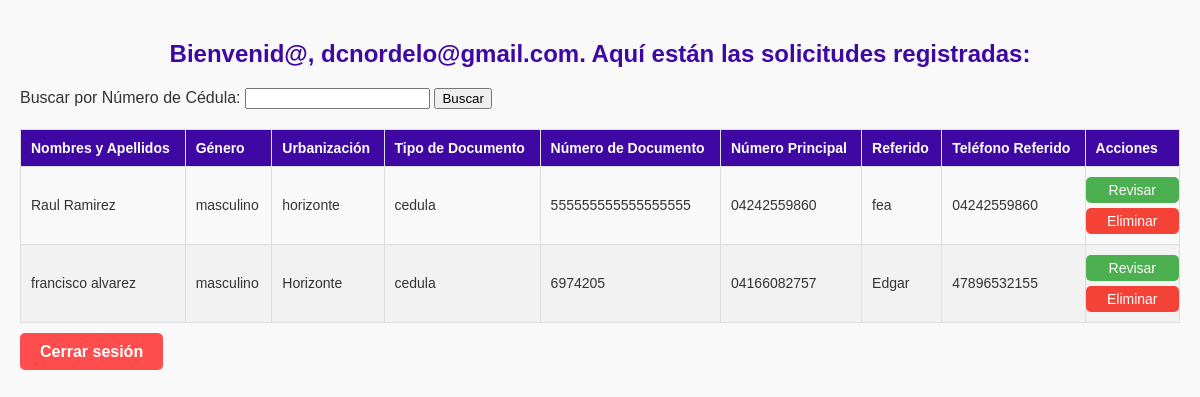
The app's page /admin (signed in) with its own data.
### tables this page shows
CREATE TABLE usuarios (
        id INTEGER PRIMARY KEY AUTOINCREMENT,
        nombres_apellidos TEXT,
        alias TEXT,
        genero TEXT,
        zona_residencia TEXT,
        estado TEXT,
        urbanizacion TEXT,
        tipo_documento TEXT,
        numero_documento TEXT,
        numero_principal TEXT,
        numero_secundario TEXT,
        correo TEXT,
        nombre_emprendimiento TEXT,
        instagram_emprendimiento TEXT,
        referido_nombre TEXT,
        referido_telefono TEXT
    );

### app.py (the view)
@app.route('/admin')
def admin():
    if 'username' not in session:
        flash('Por favor, inicia sesión primero.', 'warning')
        return redirect(url_for('login'))
    conn = sqlite3.connect('solicitudes.db')
    c = conn.cursor()
    c.execute('SELECT * FROM usuarios')
    solicitudes = c.fetchall()
    conn.close()
    return render_template('admin.html', solicitudes=solicitudes)

### templates/admin.html (shortened to what this page needs)
<!DOCTYPE html>
<html lang="es">
<head>
    <link rel="stylesheet" href="/static/styles_admin.css">
</head>
<body>
    <h2>Bienvenid@, {{ session['username'] }}. Aquí están las solicitudes registradas:</h2>
    <form action="{{ url_for('buscar_por_cedula') }}" method="GET">
        <label for="cedula">Buscar por Número de Cédula:</label>
        <input type="text" name="cedula" id="cedula" required>
        <button type="submit">Buscar</button>
    </form>
    <table>
        <thead>
            <tr>
                <th>Nombres y Apellidos</th>
                <th>Género</th>
                <th>Urbanización</th>
                <th>Tipo de Documento</th>
                <th>Número de Documento</th>
                <th>Número Principal</th>
                <th>Referido</th>
                <th>Teléfono Referido</th>
                <th>Acciones</th>
            </tr>
        </thead>
        <tbody>
            {% for solicitud in solicitudes %}
            <tr>
                <td>{{ solicitud[1] }}</td>
                <td>{{ solicitud[3] }}</td>
                <td>{{ solicitud[6] }}</td>
                <td>{{ solicitud[7] }}</td>
                <td>{{ solicitud[8] }}</td>
                <td>{{ solicitud[9] }}</td>
                <td>{{ solicitud[14] }}</td>
                <td>{{ solicitud[15] }}</td>
                <td>
                    <div class="action-buttons">
                        <a href="{{ url_for('detalle_solicitud', id_solicitud=solicitud[0]) }}" class="review-button">Revisar</a>
                        <a href="{{ url_for('eliminar_solicitud', id_solicitud=solicitud[0]) }}" class="delete-button">Eliminar</a>
                    </div>
                </td>
            </tr>
            {% endfor %}
        </tbody>
    </table>
    <div class="logout-container">
        <a href="{{ url_for('logout') }}" class="logout-button">Cerrar sesión</a>
    </div>
</body>
</html>

### static/styles_admin.css (style rules this page uses)
body { font-family: 'Poppins', sans-serif; margin: 0; padding: 20px; background-color: #f9f9f9; color: #333; }
h2 { text-align: center; color: #3f08a5; }
table { width: 100%; border-collapse: collapse; margin: 20px 0; font-size: 14px; text-align: left; }
table, th, td { border: 1px solid #ddd; padding: 10px; }
thead { background-color: #3f08a5; color: white; }
tbody tr:nth-child(even) { background-color: #f2f2f2; }
.action-buttons { display: flex; flex-direction: column; align-items: center; gap: 5px; }
.review-button { padding: 5px 10px; color: white; background-color: #4CAF50; border: none; border-radius: 5px; text-decoration: none; cursor: pointer; width: 100%; text-align: center; }
.delete-button { padding: 5px 10px; color: white; background-color: #f44336; border: none; border-radius: 5px; text-decoration: none; cursor: pointer; width: 100%; text-align: center; }
.logout-container { text-align: left; margin-top: 20px; }
.logout-button { padding: 10px 20px; background-color: #ff4d4d; color: white; text-decoration: none; font-weight: bold; border-radius: 5px; transition: background-color 0.3s ease; }

### records on screen
usuarios: username "dcnordelo@gmail.com", nombres_apellidos "Raul Ramirez", genero "masculino", urbanizacion "horizonte", tipo_documento "cedula", numero_documento "555555555555555555", numero_principal "04242559860", referido_nombre "fea", referido_telefono "04242559860"
usuarios: nombres_apellidos "francisco alvarez", genero "masculino", urbanizacion "Horizonte", tipo_documento "cedula", numero_documento "6974205", numero_principal "04166082757", referido_nombre "Edgar", referido_telefono "47896532155"
